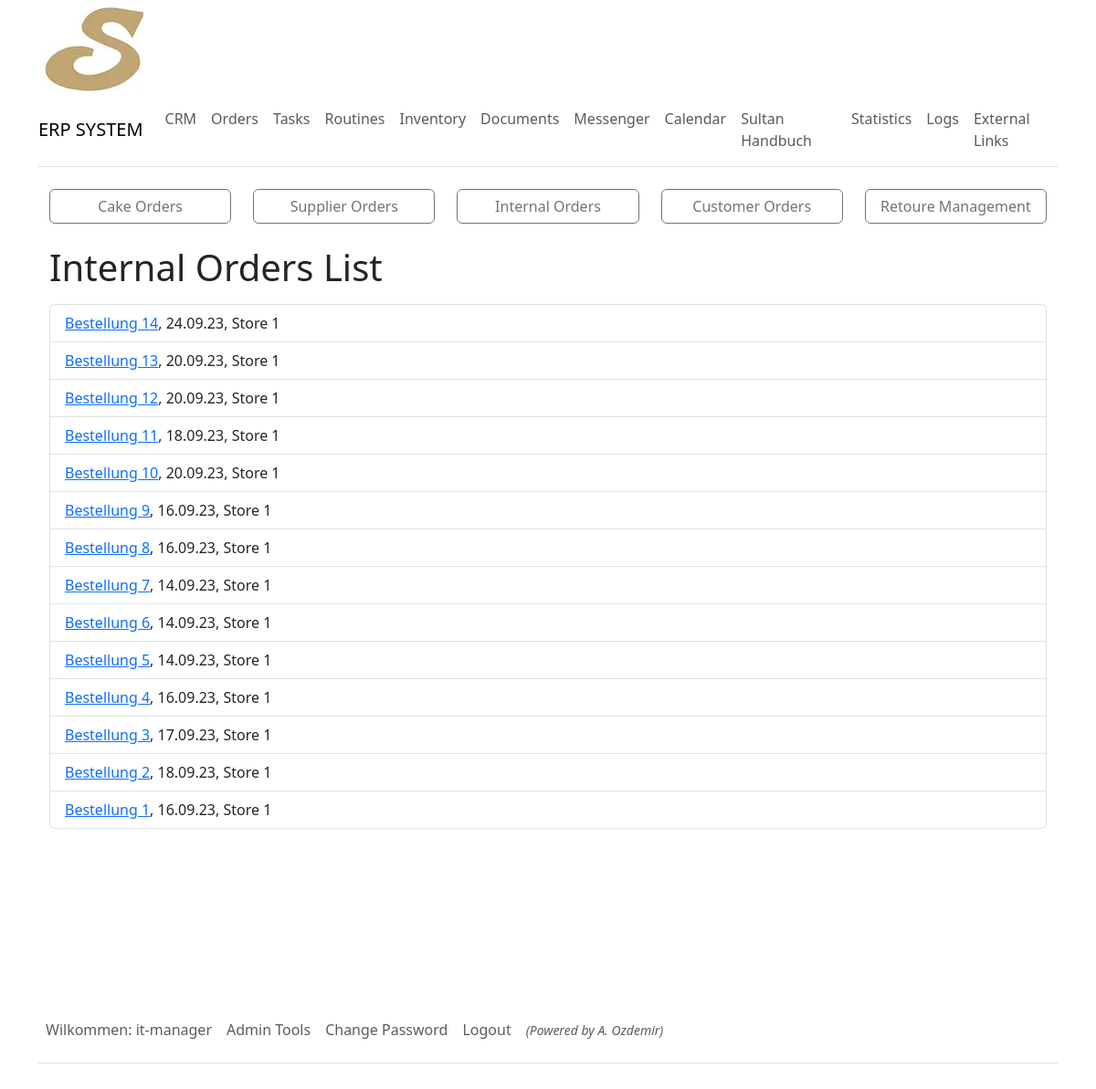
The page /orders/internal_orders_list/ (signed in) on the database its author committed.
### sultanerp/models.py (models this page shows, shortened)
class DynamicText(models.Model):
    title = models.CharField(max_length=255)
    text = models.TextField()

class InternalOrders(models.Model):
    products = models.ManyToManyField(
        InternalProducts)
    orderAmount = models.CharField(max_length=255, null=True, blank=True)
    timeStamp = models.DateTimeField(auto_now_add=True)
    orderDate = models.DateField(default=date.today)
    branch = models.ForeignKey(Store, on_delete=models.CASCADE, null=True)

class Store(models.Model):
    branchTitle = models.CharField(max_length=50, null=True, blank=True)

class User(AbstractUser):
    first_name = models.CharField(max_length=255)
    last_name = models.CharField(max_length=255)
    personal_nr = models.IntegerField(null=True, blank=True)
    is_active = models.BooleanField(default=True)
    branch = models.ForeignKey(
        Store, on_delete=models.CASCADE, related_name="users", null=True, blank=True)
    user_level = models.ForeignKey(
        Roles, on_delete=models.CASCADE, related_name="users", null=True, blank=True)

### sultanerp/views.py (the view)
# urls.py: path('orders/internal_orders_list/', views.internal_orders_list_view,
@login_required
@staff_member_required
def internal_orders_list_view(request):
    if check_view_permission(request.user, 0, 3):
        all_internal_orders = InternalOrders.objects.all().order_by('-id') # desc order
        return render(request, 'orders/internal_orders_list.html', {'all_internal_orders': all_internal_orders,})
    else:
        return render(request, 'orders/internal_orders_list.html')

### sultanerp/utilities/check_view_permission.py (called while the page is built)
def check_view_permission(user, min_level=0, max_level=3):
    hierarchy = user.user_level.hierarchy
    return min_level <= hierarchy <= max_level

### sultanerp/utilities/context_processors.py (called while the page is built)
def dynamic_text_processor(request):
    dynamic_texts_objects = DynamicText.objects.all()
    dynamic_texts_dict = {dt.title: dt for dt in dynamic_texts_objects}
    return {'dynamic_texts': dynamic_texts_dict}

### sultanerp/templates/orders/internal_orders_list.html (shortened to what this page needs)
{% extends "_base.html" %}
{% block content %}
{% include "navbar.html" %}
{% include "_orders.html" %}
<div class="container mt-4">
    <h1>Internal Orders List</h1>
    <ul class="list-group mt-3">
        {% for order in all_internal_orders %}
            <li class="list-group-item">
                <a href="{% url 'internal_order_detail' order.id %}">{{ dynamic_texts.order.text }} {{ order.id }}</a>,
                {{ order.orderDate|date:"d.m.y" }},
                {{ order.branch.branchTitle }}
            </li>
        {% endfor %}
    </ul>
</div>
{% endblock %}

### sultanerp/templates/navbar.html (shortened to what this page needs)
<nav class="navbar navbar-expand-lg navbar-light bg-white border-bottom py-2">
  <a class="navbar-brand font-weight-bold" href="{% url 'dashboard' %}">ERP SYSTEM</a>
  <div class="collapse navbar-collapse" id="navbarNav">
    <ul class="navbar-nav">
      <li class="nav-item active">
        <a class="nav-link" href="{% url 'crm_view' %}">CRM</a>
      </li>
      <li class="nav-item">
        <a class="nav-link" href="{% url 'orders_view' %}">{{dynamic_texts.orders.text}}</a>
      </li>
      <li class="nav-item">
        <a class="nav-link" href="{% url 'task_list' %}">{{dynamic_texts.tasks.text}}</a>
      </li>
      <li class="nav-item">
        <a class="nav-link" href="{% url 'routine_list' %}">{{dynamic_texts.routines.text}}</a>
      </li>
      <li class="nav-item">
        <a class="nav-link" href="{% url 'inventory' %}">{{dynamic_texts.inventory.text}}</a>
      </li>
      <li class="nav-item">
        <a class="nav-link" href="{% url 'documents' %}">{{dynamic_texts.documents.text}}</a>
      </li>
      <li class="nav-item">
        <a class="nav-link" href="{% url 'messenger' %}">{{dynamic_texts.messenger.text}}</a>
      </li>
      <li class="nav-item">
        <a class="nav-link" href="{% url 'calendar' %}">{{dynamic_texts.calendar.text}}</a>
      </li>
      <li class="nav-item border-right">
        <a class="nav-link" href="{% url 'wiki_index' %}">{{dynamic_texts.handbook.text}}</a>
      </li>
      {% if user.is_staff %}
      <li class="nav-item">
        <a class="nav-link" href="{% url 'statistics' %}">{{dynamic_texts.statistics.text}}</a>
      </li>
      <li class="nav-item">
        <a class="nav-link" href="{% url 'logs' %}">{{dynamic_texts.logs.text}}</a>
      </li>
      {% endif %}
      {% if user.user_level.hierarchy < 5 %}
      <li class="nav-item">
        <a class="nav-link" href="{% url 'external_links' %}">{{dynamic_texts.external_links.text}}</a>
      </li>
      {% endif %}
    </ul>
  </div>
</nav>

### sultanerp/templates/_orders.html
<br>
<div class="container">
    <div class="row">
        <div class="col-12 col-md">
            <a href="{% url 'cake_order' %}" class="btn btn-outline-secondary w-100 mb-2 mb-md-0">{{dynamic_texts.cake_orders.text}}</a>
        </div>
        <div class="col-12 col-md mt-2 mt-md-0">
            <a href="{% url 'supplier_orders' %}" class="btn btn-outline-secondary w-100 mb-2 mb-md-0">{{dynamic_texts.supplier_orders.text}}</a>
        </div>
        <div class="col-12 col-md mt-2 mt-md-0">
            <a href="{% url 'internal_orders' %}" class="btn btn-outline-secondary w-100 mb-2 mb-md-0">{{dynamic_texts.internal_orders.text}}</a>
        </div>
        <div class="col-12 col-md mt-2 mt-md-0">
            <a href="{% url 'customer_orders' %}" class="btn btn-outline-secondary w-100 mb-2 mb-md-0">{{dynamic_texts.customer_orders.text}}</a>
        </div>
        <div class="col-12 col-md mt-2 mt-md-0">
            <a href="{% url 'retoure' %}" class="btn btn-outline-secondary w-100">{{dynamic_texts.retoure_management.text}}</a>
        </div>
    </div>
</div>

### sultanerp/templates/_footer.html
{% if user.is_authenticated %}
<div class="container">
    <div style="min-height: 10em;"></div>
    <footer class="py-3 my-4">
        <ul class="nav border-bottom pb-3 mb-3">
            {% if user.is_authenticated %}
                <li class="nav-item">
                    <a class="nav-link px-2 text-muted">{{dynamic_texts.welcome.text}}: {{user.username}}</a>
                </li>
        {% if user.user_level.role == 'admin' %}
                <li class="nav-item">
                    <a class="nav-link px-2 text-muted" href="{% url 'admin_tools' %}">Admin Tools</a>
                </li>
        {% endif %}
                <li class="nav-item">
                    <a class="nav-link px-2 text-muted" href="{% url 'password_change' %}">Change Password</a>
                </li>
                <li class="nav-item">
                    <a class="nav-link px-2 text-muted" href="{% url 'logout' %}">Logout</a>
                </li>
                <li>
                    <a class="nav-link px-2 text-muted" style="font-style: italic;"><small>(Powered by A. Ozdemir)</small</a>
                </li>
            {% else %}
                <li class="nav-item">
                    <a class="nav-link px-2 text-muted" href="{% url 'tools' %}">Login</a>
                </li>
            {% endif %}
        </ul>
    </footer>
</div>
{% endif%}

### rows shown on the page
DynamicText: orders.text "Orders"
DynamicText: tasks.text "Tasks"
DynamicText: routines.text "Routines"
DynamicText: inventory.text "Inventory"
DynamicText: documents.text "Documents"
DynamicText: messenger.text "Messenger"
DynamicText: calendar.text "Calendar"
DynamicText: handbook.text "Sultan Handbuch"
DynamicText: statistics.text "Statistics"
DynamicText: logs.text "Logs"
DynamicText: external_links.text "External Links"
DynamicText: cake_orders.text "Cake Orders"
DynamicText: supplier_orders.text "Supplier Orders"
DynamicText: internal_orders.text "Internal Orders"
DynamicText: customer_orders.text "Customer Orders"
DynamicText: retoure_management.text "Retoure Management"
InternalOrders: id "14", orderDate "24.09.23", branch.branchTitle "Store 1"
DynamicText: order.text "Bestellung"
InternalOrders: id "13", orderDate "20.09.23", branch.branchTitle "Store 1"
InternalOrders: id "12", orderDate "20.09.23", branch.branchTitle "Store 1"
InternalOrders: id "11", orderDate "18.09.23", branch.branchTitle "Store 1"
InternalOrders: id "10", orderDate "20.09.23", branch.branchTitle "Store 1"
InternalOrders: id "9", orderDate "16.09.23", branch.branchTitle "Store 1"
InternalOrders: id "8", orderDate "16.09.23", branch.branchTitle "Store 1"
InternalOrders: id "7", orderDate "14.09.23", branch.branchTitle "Store 1"
InternalOrders: id "6", orderDate "14.09.23", branch.branchTitle "Store 1"
InternalOrders: id "5", orderDate "14.09.23", branch.branchTitle "Store 1"
InternalOrders: id "4", orderDate "16.09.23", branch.branchTitle "Store 1"
InternalOrders: id "3", orderDate "17.09.23", branch.branchTitle "Store 1"
InternalOrders: id "2", orderDate "18.09.23", branch.branchTitle "Store 1"
InternalOrders: id "1", orderDate "16.09.23", branch.branchTitle "Store 1"
DynamicText: welcome.text "Wilkommen"
User: username "it-manager"
